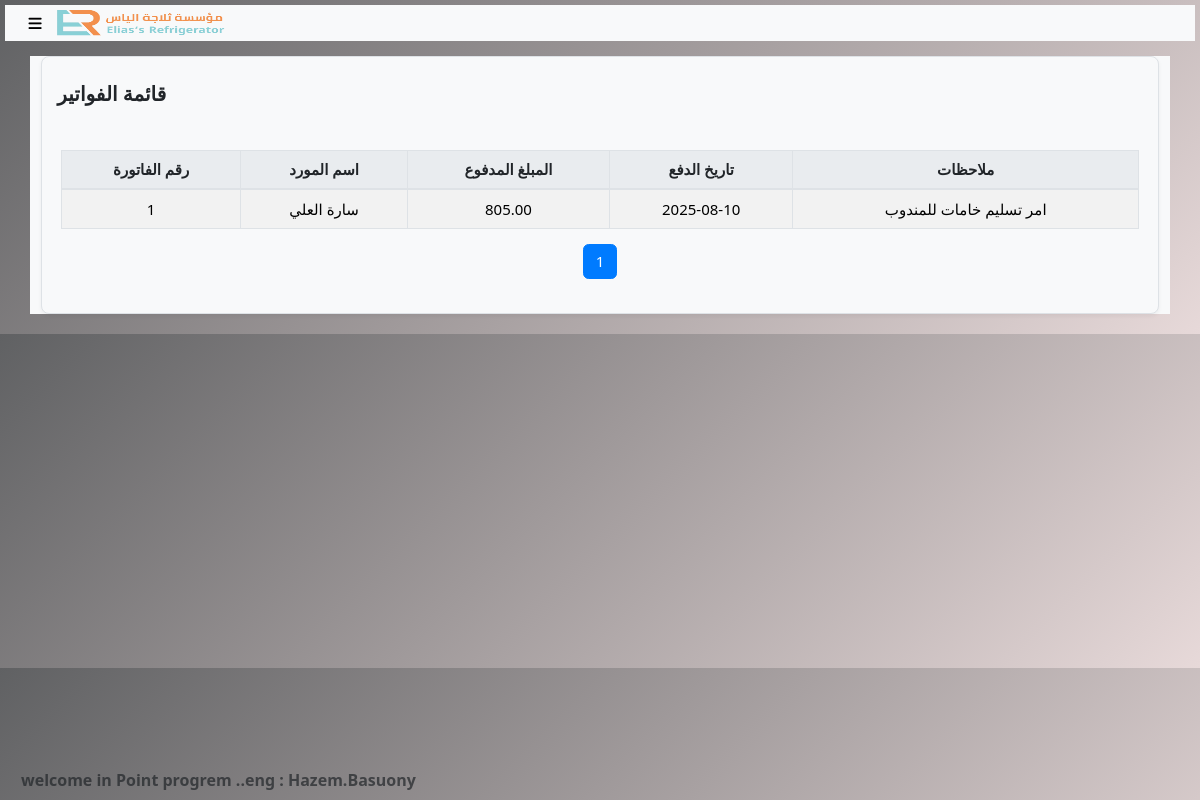
/invoiceStore.php (signed in), run on the app's committed database.
### tables this page shows
CREATE TABLE `invoices` (
  `invoiceID` int(30) NOT NULL,
  `fromID` int(30) DEFAULT NULL,
  `toID` int(30) DEFAULT NULL,
  `fromType` varchar(30) DEFAULT NULL,
  `toType` varchar(30) DEFAULT NULL,
  `action` varchar(30) DEFAULT NULL,
  `state` int(30) NOT NULL,
  `date` datetime DEFAULT current_timestamp(),
  `paymentMethod` varchar(30) DEFAULT NULL,
  `total` float UNSIGNED NOT NULL,
  `discount` float UNSIGNED NOT NULL,
  `totalDue` float UNSIGNED NOT NULL,
  `vat` float UNSIGNED NOT NULL,
  `generalTotal` float UNSIGNED NOT NULL,
  `notes` text NOT NULL,
  `paidAmount` float UNSIGNED NOT NULL,
  `paidDate` datetime DEFAULT current_timestamp(),
  `remainingAmount` float UNSIGNED NOT NULL,
  `dateRemainingAmount` datetime DEFAULT current_timestamp(),
  `originalInvoicePath` varchar(70) DEFAULT NULL
);

CREATE TABLE `customers` (
  `customerID` int(30) NOT NULL,
  `type` enum('individual','company') DEFAULT NULL,
  `numberRC` varchar(30) NOT NULL,
  `numberTax` varchar(30) NOT NULL,
  `customerName` varchar(30) NOT NULL,
  `street` varchar(30) NOT NULL,
  `area` varchar(30) NOT NULL,
  `city` varchar(30) NOT NULL,
  `country` varchar(30) NOT NULL,
  `bulding` varchar(30) NOT NULL,
  `postCode` varchar(30) NOT NULL,
  `phone` varchar(30) NOT NULL,
  `email` varchar(30) NOT NULL,
  `remainingAmount` float NOT NULL DEFAULT 0,
  `notes` text NOT NULL
);

### invoiceStore.php (the view, shortened to what this page needs)
<?php include('headAndFooter/head.php'); ?>
<?php
include('hmb/conn_pdo.php');
$limit = 10;
$page = isset($_GET['page']) ? (int)$_GET['page'] : 1;
$offset = ($page - 1) * $limit;
$totalStmt = $pdo->prepare("
    SELECT COUNT(*)
    FROM invoices i
    JOIN customers s ON i.toID = s.customerID
    WHERE i.toType = 'customer' AND (i.state = 1 OR i.state = 2)
");
$totalStmt->execute();
$totalInvoices = $totalStmt->fetchColumn();
$totalPages = ceil($totalInvoices / $limit);
$stmt = $pdo->prepare("
    SELECT i.invoiceID, i.generalTotal, i.paidDate, s.customerName, s.customerID, i.notes
    FROM invoices i
    JOIN customers s ON i.toID = s.customerID
    WHERE i.toType = 'customer' AND (i.state = 1 OR i.state = 2)
    ORDER BY i.invoiceID DESC
    LIMIT :limit OFFSET :offset
");
$stmt->bindValue(':limit', $limit, PDO::PARAM_INT);
$stmt->bindValue(':offset', $offset, PDO::PARAM_INT);
$stmt->execute();
$invoices = $stmt->fetchAll(PDO::FETCH_ASSOC);
?>
<div class="container">
    <div class="card mt-3">
        <div class="header-card p-3">
            <h4>قائمة الفواتير</h4>
        </div>
        <div class="card-body">
            <table class="table table-striped table-bordered text-center">
                <thead>
                    <tr>
                        <th>رقم الفاتورة</th>
                        <th>اسم المورد</th>
                        <th>المبلغ المدفوع</th>
                        <th>تاريخ الدفع</th>
                        <th>ملاحظات</th>
                    </tr>
                </thead>
                <tbody>
                    <?php foreach($invoices as $inv): ?>
                    <tr>
                        <td><?= $inv['invoiceID'] ?></td>
                        <td><?= htmlspecialchars($inv['customerName']) ?></td>
                        <td><?= number_format($inv['generalTotal'], 2) ?></td>
                        <td><?= date_format(new DateTime($inv['paidDate']), 'Y-m-d') ?></td>
                        <td><?= htmlspecialchars($inv['notes']) ?></td>
                    </tr>
                    <?php endforeach; ?>
                </tbody>
            </table>
            <nav>
                <ul class="pagination justify-content-center">
                    <?php for($i=1; $i<=$totalPages; $i++): ?>
                        <li class="page-item <?= ($i==$page)?'active':'' ?>">
                            <a class="page-link" href="?page=<?= $i ?>"><?= $i ?></a>
                        </li>
                    <?php endfor; ?>
                </ul>
            </nav>
        </div>
    </div>
</div>
<?php include('headAndFooter/footer.php'); ?>

### css/w3.css (style rules this page uses)
html { box-sizing:border-box }
*,*:before,*:after { box-sizing:inherit }
html { -ms-text-size-adjust:100%;-webkit-text-size-adjust:100% }
body { margin:0 }
article,aside,details,figcaption,figure,footer,header,main,menu,nav,section { display:block }
a { background-color:transparent }
html,body { font-family:Verdana,sans-serif;font-size:15px;line-height:1.5 }
html { overflow-x:hidden }
h4 { font-size:20px }
h1,h2,h3,h4,h5,h6 { font-family:"Segoe UI",Arial,sans-serif;font-weight:400;margin:10px 0 }
a { color:inherit }

### css/w3pro.css (style rules this page uses)
html { box-sizing:border-box }
*,*:before,*:after { box-sizing:inherit }
html { -ms-text-size-adjust:100%;-webkit-text-size-adjust:100% }
body { margin:0 }
article,aside,details,figcaption,figure,footer,header,main,menu,nav,section { display:block }
a { background-color:transparent }
html,body { font-family:Verdana,sans-serif;font-size:15px;line-height:1.5 }
html { overflow-x:hidden }
h4 { font-size:20px }
h1,h2,h3,h4,h5,h6 { font-family:"Segoe UI",Arial,sans-serif;font-weight:400;margin:10px 0 }
a { color:inherit }

### css/style_salse.css (style rules this page uses)
* { margin: 0; padding: 0; box-sizing: border-box; font-family: 'Segoe UI', Tahoma, Geneva, Verdana, sans-serif; }
:root { --primary: #cedae6; --secondary: #3498db; --accent: #e74c3c; --light: #ecf0f1; --dark: #2c3e50; --success: #2ecc71; --warning: #f39c12; --gray: #e3f8fa; --bg:linear-gradient(135deg, #606163, #e7d9d9); --category-bg: rgba(52, 152, 219, 0.15); }
body { background:var(--bg); color: var(--dark); padding: 5px; margin: 0; }

### data on the page
invoices: invoiceID "1", customers.customerName "سارة العلي", generalTotal "805.00", paidDate "2025-08-10", notes "امر تسليم خامات للمندوب"

### other printed values
$msFoorter "welcome in Point progrem ..eng : Hazem.Basuony"
